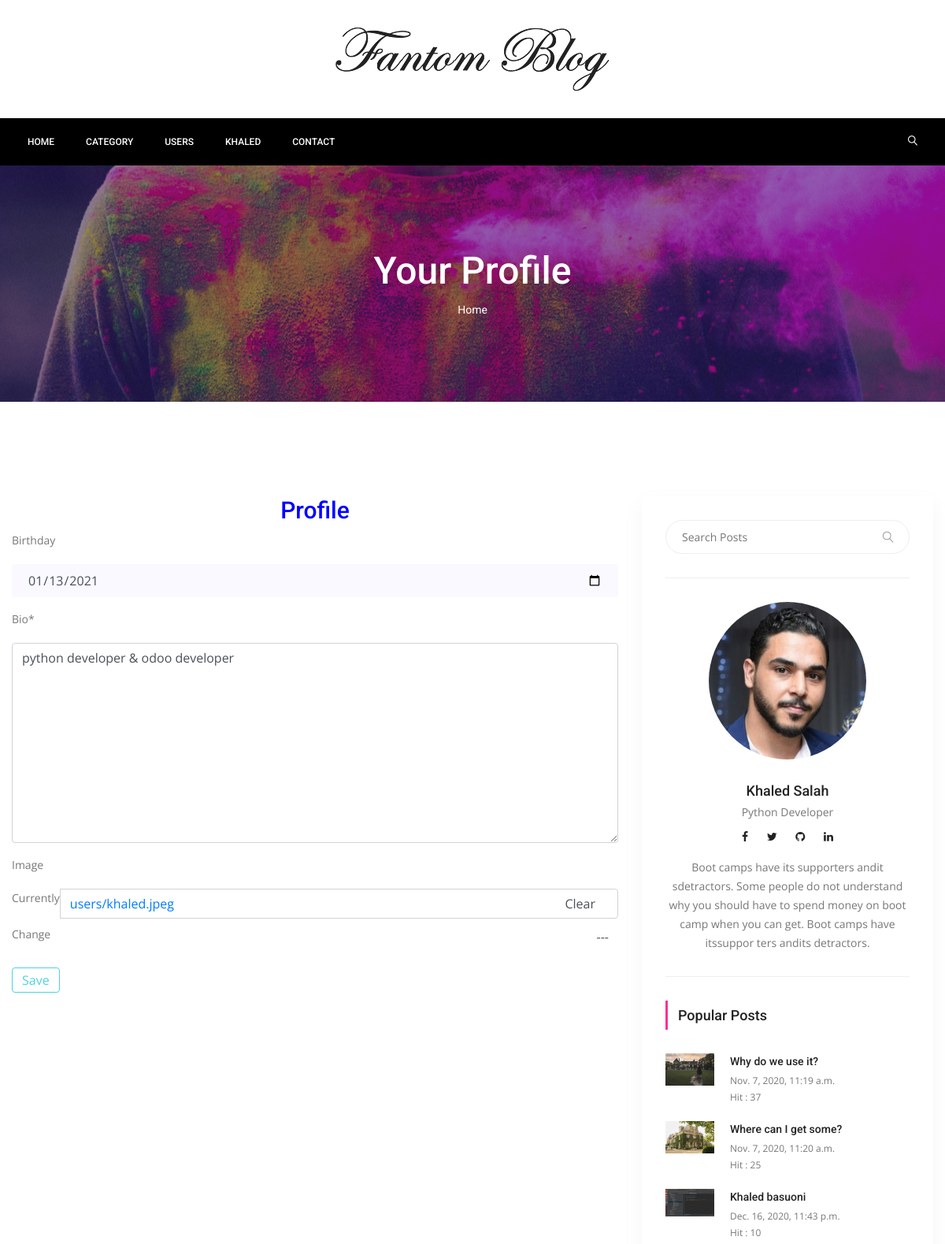
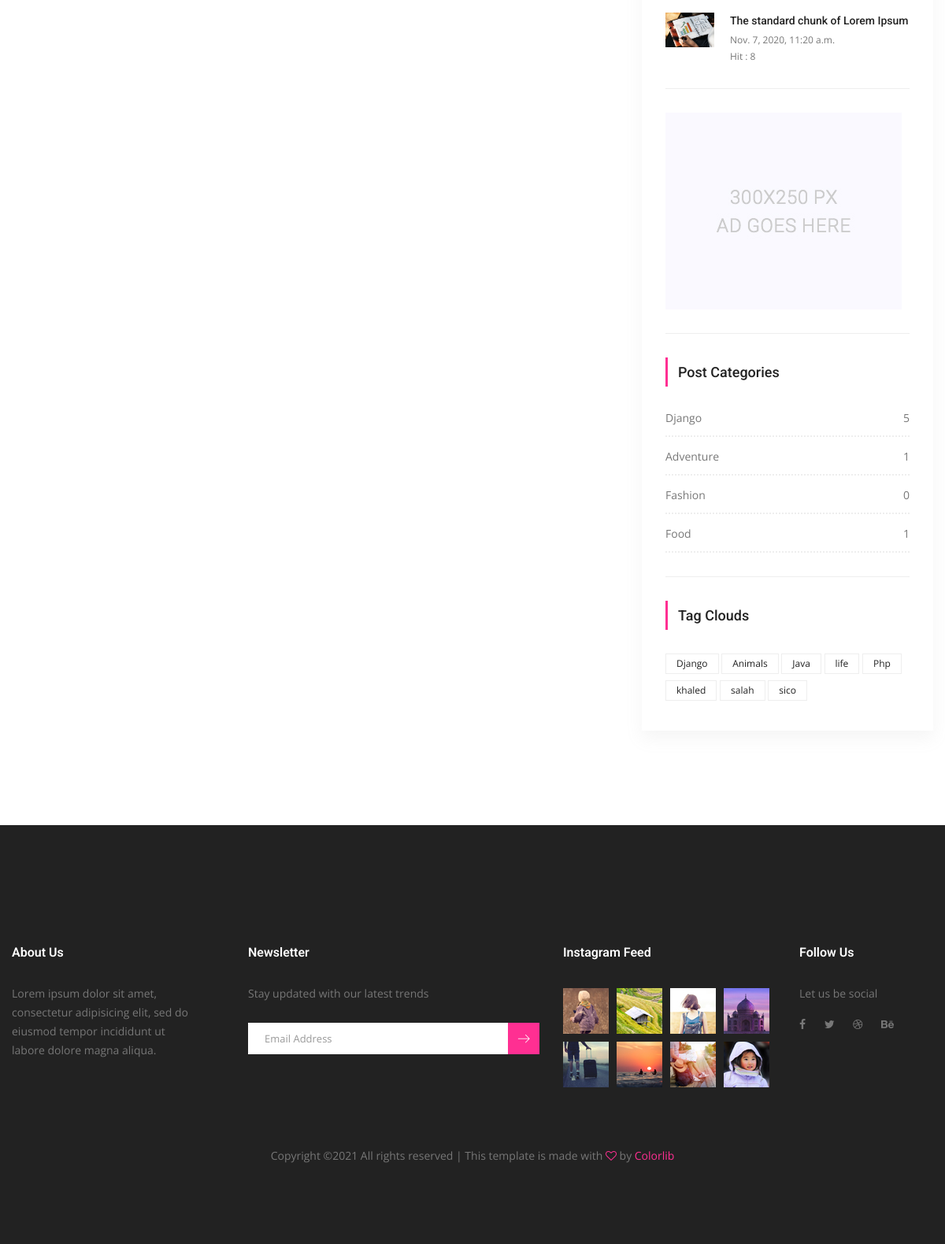
/users/profile/khaled (signed in), run on the app's committed database (2 pictures, top to bottom).
### users/models.py (models this page shows, shortened)
class UserProfile(models.Model):
    user = models.OneToOneField(settings.AUTH_USER_MODEL, on_delete=models.CASCADE)
    birthday = models.DateField(blank=True, null=True)
    bio = models.TextField(max_length=1000, null=True)
    image = models.ImageField(blank=True, default='users/default.png', upload_to='users')
    slug = models.SlugField(editable=False)

### posts/models.py (models this page shows, shortened)
class Post(models.Model):
    title = models.CharField(max_length=150)
    content = models.TextField()
    publishing_date = models.DateTimeField(auto_now_add=True)
    image = models.ImageField(blank=True, null=True, upload_to='uploads/')
    user = models.ForeignKey(settings.AUTH_USER_MODEL, on_delete=models.CASCADE)
    slug = models.SlugField(default='slug', editable=False)
    category = models.ForeignKey(Category, on_delete=models.CASCADE, default=1, related_name='posts')
    tag = models.ManyToManyField(Tag, related_name='posts', blank=True)
    slider_post = models.BooleanField(default=False)
    hit = models.PositiveIntegerField(default=0)

class Category(models.Model):
    title = models.CharField(max_length=150)
    slug = models.SlugField(default='slug', editable=False)
    def post_count(self):
        return self.posts.all().count()

class Tag(models.Model):
    title = models.CharField(max_length=150)
    slug = models.SlugField(editable=False)

### users/views.py (the view, shortened to what this page needs)
# urls.py: path('profile/<slug:slug>', UserProfileView.as_view(), name='profile'),
class UserProfileView(SuccessMessageMixin,UpdateView):
    form_class = UserProfileForm
    model = UserProfile
    template_name = 'users/userprofile.html'
    context_object_name = 'profile'
    success_message = 'The profile has been updated Successfully '
    def get_context_data(self, *, object_list=None, **kwargs):
        context = super(UserProfileView, self).get_context_data(**kwargs)
        context['form'] = self.get_form()
        return context
    def get(self, request, *args, **kwargs):
        self.object = self.get_object()
        if self.object.user != request.user:
            return HttpResponseRedirect('/')
        return super(UserProfileView, self).get(request, *args, **kwargs)

### users/forms.py
class UserProfileForm(forms.ModelForm):
    def __init__(self, *args, **kwargs):
        super(UserProfileForm, self).__init__(*args, **kwargs)
        self.helper = FormHelper()
        self.helper.form_method = 'post'
        self.helper.field_class = 'mt-10'
        self.helper.layout = Layout(
            Field('birthday', css_class='single-input', ),
            Field('bio', css_class='form-control', ),
            Field('image', css_class='form-control', ),
        )
        self.helper.add_input(Submit('submit', 'Save', css_class='generic-btn submit-btn success-border medium'))
    class Meta:
        model = UserProfile
        fields = ('birthday', 'bio', 'image')
        widgets = {
            'birthday':forms.DateInput(attrs={"type": 'date'})
        }

### posts/templatetags/custom_tags.py (called while the page is built)
@register.simple_tag(name="categories")
def all_categories():
    return Category.objects.all()

@register.simple_tag(name='tags')
def all_tags():
    return Tag.objects.all()

@register.simple_tag(name='hit_posts')
def hit_posts():
    return Post.objects.order_by('-hit')[:4]

### templates/users/userprofile.html (shortened to what this page needs)
{% extends 'base.html' %}
{% load static %}
{% load crispy_forms_tags %}
{% block content%}
<section class="banner_area">
    <div class="banner_inner d-flex align-items-center">
        <div class="overlay bg-parallax" data-stellar-ratio="0.9" data-stellar-vertical-offset="0"
             data-background=""></div>
        <div class="container">
            <div class="banner_content text-center">
                <h2>Your Profile</h2>
                <div class="page_link">
                    <a href="{% url 'index' %}">Home</a>
                </div>
            </div>
        </div>
    </div>
</section>
<section class="blog_area p_120">
    <div class="container">
        <div class="row">
            <div class="col-lg-8">
                <h2 style="text-align:center;color:blue">Profile</h2>
                <div class="blog_left_sidebar">
                    {% crispy form %}
                </div>
            </div>
            {% include 'right-side.html' %}
        </div>
    </div>
</section>
{% endblock %}

### templates/base.html (shortened to what this page needs)
<!doctype html>
{% load static %}
{% load custom_tags %}
<html lang="en">
<head>
    <link rel="stylesheet" href="{% static 'css/bootstrap.css' %}">
    <link rel="stylesheet" href="{% static 'vendors/linericon/style.css' %}">
    <link rel="stylesheet" href="{% static 'css/font-awesome.min.css' %}">
    <link rel="stylesheet" href="{% static 'vendors/owl-carousel/owl.carousel.min.css' %}">
    <link rel="stylesheet" href="{% static 'vendors/lightbox/simpleLightbox.css' %}">
    <link rel="stylesheet" href="{% static 'vendors/nice-select/css/nice-select.css' %}">
    <link rel="stylesheet" href="{% static 'vendors/animate-css/animate.css' %}">
    <link rel="stylesheet" href="{% static 'vendors/jquery-ui/jquery-ui.css' %}">
    <link rel="stylesheet" href="{% static 'css/style.css' %}">
    <link rel="stylesheet" href="{% static 'css/responsive.css' %}">
</head>
<body>
<header class="header_area">
    <div class="logo_part">
        <div class="container">
            <a class="logo" href="{% url 'index' %}"><img src="{% static 'img/logo.png' %}" alt=""></a>
        </div>
    </div>
    <div class="main_menu">
        <nav class="navbar navbar-expand-lg navbar-light" style="background-color: black;">
            <div class="container">
                <div class="navbar-collapse offset collapse show" id="navbarSupportedContent">
                    <ul class="nav navbar-nav menu_nav">
                        <li class="nav-item "><a class="nav-link" href="{% url 'index' %}">Home</a></li>
                        <li class="nav-item submenu dropdown">
                            <a href="#" class="nav-link dropdown-toggle" data-toggle="dropdown" role="button"
                               aria-haspopup="true" aria-expanded="false">Category</a>
                                {% categories as categories %}
                        </li>
                        {% if user.is_authenticated %}
                        <li class="nav-item"><a class="nav-link" href="{%url 'users:all-users'%}">Users</a></li>
                        <li class="nav-item submenu dropdown">
                            <a href="#" class="nav-link dropdown-toggle" data-toggle="dropdown" role="button"
                               aria-haspopup="true" aria-expanded="false">{{user.username }}</a>
                        </li>
                        {% else %}
                        <li class="nav-item"><a class="nav-link" href="{% url 'users:register' %}">Register</a></li>
                        <li class="nav-item"><a class="nav-link" href="{% url 'users:login' %}">Login</a></li>
                        {% endif %}
                        <li class="nav-item"><a class="nav-link" href="contact.html">Contact</a></li>
                    </ul>
                    <ul class="nav navbar-nav navbar-right ml-auto">
                        <li class="nav-item"><a href="#" class="search"><i class="lnr lnr-magnifier"></i></a></li>
                    </ul>
                </div>
            </div>
        </nav>
    </div>
</header>
{% block content %}
{% endblock %}
<footer class="footer-area">
    <div class="container">
        <div class="row">
            <div class="col-lg-3  col-md-6 col-sm-6">
                <div class="single-footer-widget">
                    <h6 class="footer_title">About Us</h6>
                    <p>Lorem ipsum dolor sit amet, consectetur adipisicing elit, sed do eiusmod tempor incididunt ut
                        labore dolore magna aliqua.</p>
                </div>
            </div>
            <div class="col-lg-4 col-md-6 col-sm-6">
                <div class="single-footer-widget">
                    <h6 class="footer_title">Newsletter</h6>
                    <p>Stay updated with our latest trends</p>
                    <div id="mc_embed_signup">
                        <form target="_blank"
                              action="https://spondonit.us12.list-manage.com/subscribe/post?u=1462626880ade1ac87bd9c93a&amp;id=92a4423d01"
                              method="get" class="subscribe_form relative">
                            <div class="input-group d-flex flex-row">
                                <input name="EMAIL" placeholder="Email Address" onfocus="this.placeholder = ''"
                                       onblur="this.placeholder = 'Email Address '" required="" type="email">
                                <button class="btn sub-btn"><span class="lnr lnr-arrow-right"></span></button>
                            </div>
                        </form>
                    </div>
                </div>
            </div>
            <div class="col-lg-3 col-md-6 col-sm-6">
                <div class="single-footer-widget instafeed">
                    <h6 class="footer_title">Instagram Feed</h6>
                    <ul class="list instafeed d-flex flex-wrap">
                        <li><img src="{% static 'img/instagram/Image-01.jpg' %}" alt=""></li>
                        <li><img src="{% static 'img/instagram/Image-02.jpg' %}" alt=""></li>
                        <li><img src="{% static 'img/instagram/Image-03.jpg' %}" alt=""></li>
                        <li><img src="{% static 'img/instagram/Image-04.jpg' %}" alt=""></li>
                        <li><img src="{% static 'img/instagram/Image-05.jpg' %}" alt=""></li>
                        <li><img src="{% static 'img/instagram/Image-06.jpg' %}" alt=""></li>
                        <li><img src="{% static 'img/instagram/Image-07.jpg' %}" alt=""></li>
                        <li><img src="{% static 'img/instagram/Image-08.jpg' %}" alt=""></li>
                    </ul>
                </div>
            </div>
            <div class="col-lg-2 col-md-6 col-sm-6">
                <div class="single-footer-widget f_social_wd">
                    <h6 class="footer_title">Follow Us</h6>
                    <p>Let us be social</p>
                    <div class="f_social">
                        <a href="#"><i class="fa fa-facebook"></i></a>
                        <a href="#"><i class="fa fa-twitter"></i></a>
                        <a href="#"><i class="fa fa-dribbble"></i></a>
                        <a href="#"><i class="fa fa-behance"></i></a>
                    </div>
                </div>
            </div>
        </div>
        <div class="row footer-bottom d-flex justify-content-between align-items-center">
            <p class="col-lg-12 footer-text text-center">
                Copyright &copy;<script>document.write(new Date().getFullYear());</script>
                All rights reserved | This template is made with <i class="fa fa-heart-o" aria-hidden="true"></i> by <a
                    href="https://colorlib.com" target="_blank">Colorlib</a>
                </p>
        </div>
    </div>
</footer>
</body>
</html>

### templates/right-side.html
{% load static %}
{% load custom_tags %}
<div class="col-lg-4">
    <div class="blog_right_sidebar">
        <aside class="single_sidebar_widget search_widget">
            <form action="{% url 'search' %}" method="get">
                <div class="input-group">
                    <input type="text" class="form-control" placeholder="Search Posts" name="q">
                    <span class="input-group-btn">
                    <button class="btn btn-default" type="button"><i class="lnr lnr-magnifier"></i></button>
                    </span>
                </div>
            </form>
            <div class="br"></div>
        </aside>
        <aside class="single_sidebar_widget author_widget">
            <img class="author_img rounded-circle" src="{% static 'img/blog/khaled.jpeg' %}" alt="">
            <h4>Khaled Salah</h4>
            <p>Python Developer </p>
            <div class="social_icon">
                <a target="_blank" href="https://www.facebook.com/khaled.salah.5283/"><i class="fa fa-facebook"></i></a>
                <a target="_blank" href="https://twitter.com/Khaledbasuoni"><i class="fa fa-twitter"></i></a>
                <a target="_blank" href="https://github.com/khaled-salah"><i class="fa fa-github"></i></a>
                <a target="_blank" href="https://www.linkedin.com/in/k-salah/"><i class="fa fa-linkedin"></i></a>
            </div>
            <p>Boot camps have its supporters andit sdetractors. Some people do not understand why you should have to
                spend money on boot camp when you can get. Boot camps have itssuppor ters andits detractors.</p>
            <div class="br"></div>
        </aside>
        <aside class="single_sidebar_widget popular_post_widget">
            <h3 class="widget_title">Popular Posts</h3>
            {% hit_posts as hit_posts %}
            {% for hit_post in hit_posts %}
            <div class="media post_item">
                <img src="{{ hit_post.image.url }}" width="20%" height="15%" alt="post">
                <div class="media-body">
                    <a href="{% url 'detail' pk=hit_post.pk slug=hit_post.slug %}"><h3>{{ hit_post.title }}</h3></a>
                    <p>{{ hit_post.publishing_date }}</p>
                    <p>Hit : {{ hit_post.hit }}</p>
                </div>
            </div>
            {% endfor %}
            <div class="br"></div>
        </aside>
        <aside class="single_sidebar_widget">
            <a href="#"><img class="img-fluid" src="{% static 'img/blog/add.jpg' %}" alt=""></a>
            <div class="br"></div>
        </aside>
        <aside class="single_sidebar_widget post_category_widget">
            <h4 class="widget_title">Post Categories</h4>
            <ul class="list cat-list">
                {% categories as categories %}
                {% for category in categories %}
                <li>
                    <a href="{% url 'category-detail' pk=category.pk slug=category.slug %}"
                       class="d-flex justify-content-between">
                        <p>{{ category.title }}</p>
                        <p>{{ category.post_count }}</p>
                    </a>
                </li>
                {% endfor %}
            </ul>
            <div class="br"></div>
        </aside>
        <aside class="single-sidebar-widget tag_cloud_widget">
            <h4 class="widget_title">Tag Clouds</h4>
            <ul class="list">
                {% tags as tags %}
                {% for tag in tags %}
                <li><a href="{% url 'tag_detail' slug=tag.slug%}">{{ tag.title }}</a></li>
                {% endfor %}
            </ul>
        </aside>
    </div>
</div>

### static/css/responsive.css (style rules this page uses)
@media (max-width:1619px) { .header_area .navbar .search { margin-left: 40px; } }

### data on the page
UserProfile: birthday "01/13/2021", bio "python developer & odoo developer"
Post: image (picture), title "Why do we use it?", publishing_date "Nov. 7, 2020, 11:19 a.m.", hit "37"
Post: image (picture), title "Where can I get some?", publishing_date "Nov. 7, 2020, 11:20 a.m.", hit "25"
Post: image (picture), title "Khaled basuoni", publishing_date "Dec. 16, 2020, 11:43 p.m.", hit "10"
Post: image (picture), title "The standard chunk of Lorem Ipsum", publishing_date "Nov. 7, 2020, 11:20 a.m.", hit "8"
Category: title "Django", post_count "5"
Category: title "Adventure", post_count "1"
Category: title "Fashion", post_count "0"
Category: title "Food", post_count "1"
Tag: title "Django"
Tag: title "Animals"
Tag: title "Java"
Tag: title "life"
Tag: title "Php"
Tag: title "khaled"
Tag: title "salah"
Tag: title "sico"

### other printed values
{{ user.username }} "KHALED"
